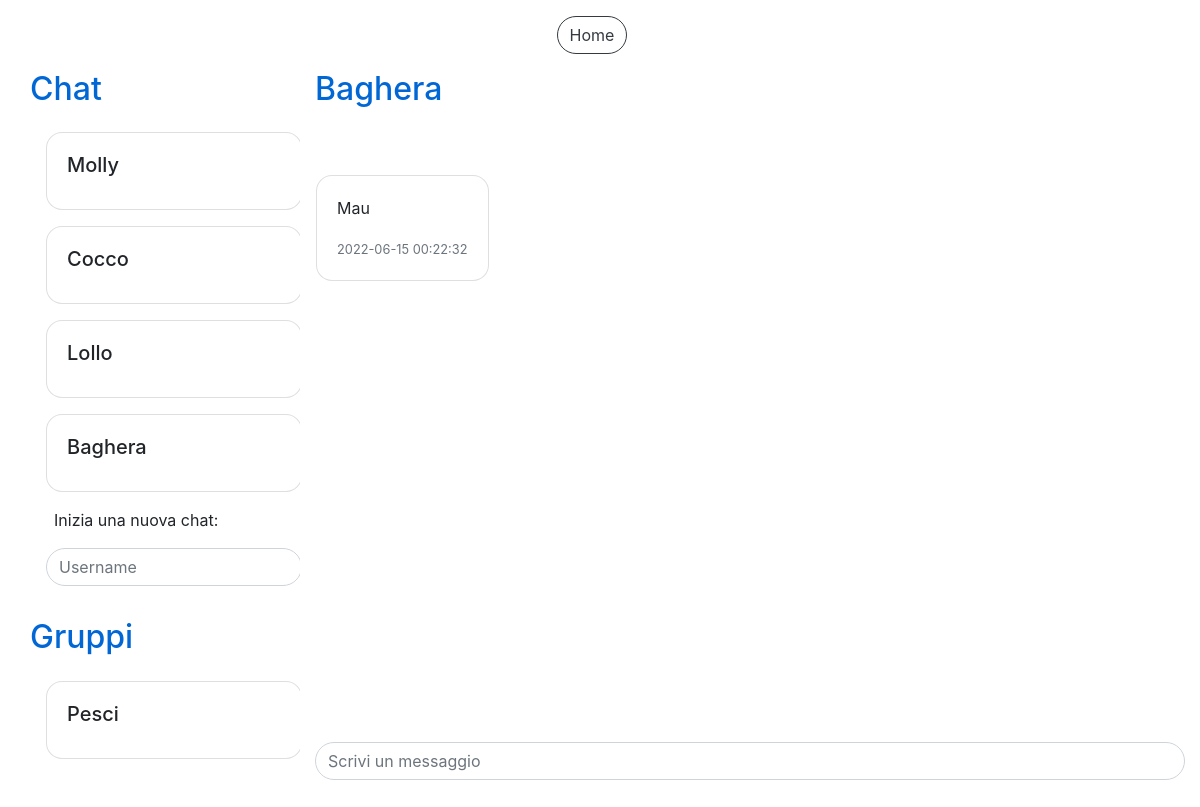
/chat.php?chatID=11 (signed in), run on an earlier commit of the app's database.
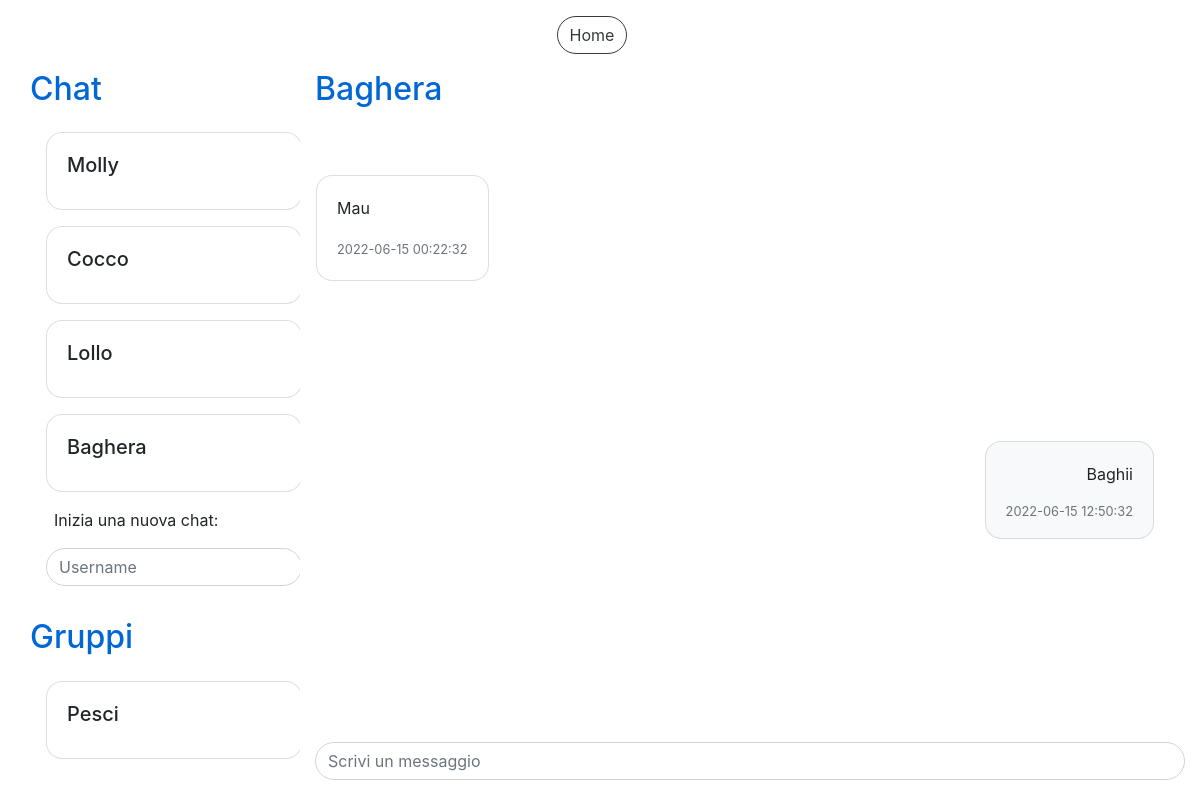
And on a later commit of the database.
### tables this page shows
CREATE TABLE `chats` (
  `IdChat` int(11) NOT NULL,
  `IdAccount1` int(11) NOT NULL,
  `IdAccount2` int(11) NOT NULL
);

CREATE TABLE `accounts` (
  `IdAccount` int(11) NOT NULL,
  `Username` varchar(40) NOT NULL,
  `Mail` varchar(40) NOT NULL,
  `Password` varchar(100) NOT NULL,
  `Canale` tinyint(1) NOT NULL,
  `NumeroIscritti` int(11) DEFAULT NULL
);

CREATE TABLE `appartenenze_gruppi` (
  `IdGruppo` int(11) NOT NULL,
  `IdAccount` int(11) NOT NULL
);

CREATE TABLE `gruppi` (
  `IdGruppo` int(11) NOT NULL,
  `NomeGruppo` varchar(40) NOT NULL
);

CREATE TABLE `messaggi` (
  `IdMessaggio` int(11) NOT NULL,
  `TestoMessaggio` varchar(200) NOT NULL,
  `DataInvio` datetime NOT NULL DEFAULT current_timestamp(),
  `IdChat` int(11) DEFAULT NULL,
  `IdGruppo` int(11) DEFAULT NULL,
  `IdAccount` int(11) NOT NULL
);

### chat.php (the view, shortened to what this page needs)
<!DOCTYPE html>
<html>
<head>
  <link rel="stylesheet" href="css/style.css">
  <link rel="stylesheet" href="css/custom_style.css">
</head>
<body style="overflow: hidden">
  <?php
    include("db.php");
  ?>
  <div class="container-fluid pt-3 h-100">
    <div class="row justify-content-center">
      <button type="button" class="btn btn-outline-dark mr-3" onclick="location.href='home.php'">Home</button>
    </div>
    <div class="row justify-content-center h-100">
      <div id="chatLeft" class="col-3 float-left" style="overflow: auto; height:90%">
        <h2 class="titleText mt-3">Chat</h2>
        <div id="chats" class="column" style="overflow: auto">
        <?php
          $sql="SELECT * FROM Chats c WHERE c.IdAccount1=".$_SESSION["loginID"]." OR c.IdAccount2=".$_SESSION["loginID"];
          $query=$db->prepare($sql);
          $query->execute();
          $ris=$query->fetchAll();
          foreach($ris as $row) {
            if($row["IdAccount1"] == $_SESSION["loginID"]) {
                $altroId = $row["IdAccount2"];
            } else {
                $altroId = $row["IdAccount1"];
            }
            $sql="SELECT * FROM Accounts WHERE IdAccount=".$altroId;
            $query=$db->prepare($sql);
            $query->execute();
            $risAltro=$query->fetch();
            echo '<div class="card m-3" style="width: 16rem;">
                    <div class="card-body" onclick="location.href=\'chat.php?chatID='.$row["IdChat"].'\'">
                      <h5 class="card-title">'.$risAltro["Username"].'</h5>
                    </div>
                  </div>';
          }
        ?>
          <div class="form-group mb-3 ml-3" style="width: 16rem;">
            <p class="ml-2">Inizia una nuova chat:</p>
            <input type="text" id="createChatText" class="form-control" onkeydown="new function(){
              if(event.key === 'Enter') window.location.href='chat.php?username='+document.getElementById('createChatText').value;
            }" placeholder="Username" required>
          </div>
        </div>
        <h2 class="titleText mt-3">Gruppi</h2>
        <div id="groups" class="column" style="overflow: auto">
        <?php
          $sql="SELECT * FROM Appartenenze_Gruppi WHERE IdAccount=".$_SESSION["loginID"];
          $query=$db->prepare($sql);
          $query->execute();
          $ris=$query->fetchAll();
          foreach($ris as $row) {
            $sql="SELECT * FROM Gruppi WHERE IdGruppo=".$row["IdGruppo"];
            $query=$db->prepare($sql);
            $query->execute();
            $risAltro=$query->fetch();
            echo '<div class="card m-3" style="width: 16rem;">
                    <div class="card-body" onclick="location.href=\'chat.php?groupID='.$row["IdGruppo"].'\'">
                      <h5 class="card-title">'.$risAltro["NomeGruppo"].'</h5>
                    </div>
                  </div>';
            }
        ?>
        </div>
        </div>
        <div id="chatRight" class="container-fluid row col-9 float-right h-100 mb-3">
        <?php
          if(isset($_GET["chatID"])){
            $id=$_GET["chatID"];
            $sql="SELECT * FROM Chats WHERE IdChat=".$id;
            $query=$db->prepare($sql);
            $query->execute();
            $ris=$query->fetch();
            if($ris == null || ($_SESSION["loginID"] != $ris["IdAccount1"] && $_SESSION["loginID"] != $ris["IdAccount2"])){
              echo '<h2 class="titleText mt-3">ID chat non valido</h2>';
            } else {
              if($ris["IdAccount1"] == $_SESSION["loginID"]) {
                $altroId = $ris["IdAccount2"];
              } else {
                  $altroId = $ris["IdAccount1"];
              }
              $sql="SELECT * FROM Accounts WHERE IdAccount=".$altroId;
              $query=$db->prepare($sql);
              $query->execute();
              $ris=$query->fetch();
              echo '<h2 class="titleText mt-3">'.$ris["Username"].'</h2>
                    <div id="messagesField" class="row w-100 pl-3 pr-3 pt-3" style="height: 69%; overflow: auto">';
              $sql="SELECT * FROM Messaggi WHERE IdChat=".$id." ORDER BY DataInvio";
              $query=$db->prepare($sql);
              $query->execute();
              $ris=$query->fetchAll();
              foreach($ris as $msg) {
                if($msg["IdAccount"] != $_SESSION["loginID"]){
                  echo '<div class="w-100">
                          <div class="card mb-2 w-auto" style="display:inline-block">
                            <div class="card-body w-auto">
                              <p class="card-text" style="display:inline-block">
                                '.$msg["TestoMessaggio"].'
                              </p><br>
                              <small class="text-muted">'. $msg["DataInvio"] .'</small>
                            </div>
                          </div>
                        </div>';
                } else {
                  echo '<div class="w-100">
                          <div class="card mb-2 w-auto float-right bg-light" style="display:inline-block">
                            <div class="card-body w-auto">
                              <p class="card-text float-right" style="display:inline-block; text-align:right">
                                '.$msg["TestoMessaggio"].'
                              </p><br>
                              <small class="text-muted float-right mb-3">'. $msg["DataInvio"] .'</small>
                            </div>
                          </div>
                        </div>';
                }
              }
              echo '</div>
                    <div class="form-group w-100 mb-3">
                      <input type="text" id="messageText" class="form-control" onkeydown="sendMessageChat()" placeholder="Scrivi un messaggio" required>
                    </div>';
            }
          }
        ?>
          </div>
        </div>
      </div>
</body>
</html>

### css/custom_style.css (style rules this page uses)
* { transition: 0.4s; }
div, h2, p { cursor: default; }
body { height: 100vh; overflow: auto; }
.btn,.form-control,.custom-select { border-radius: 2rem; }
.card { border-radius: 1rem; }
.titleText { color: #0067d5; }

What changed in the data, as far as the page shows it:
added messaggi: TestoMessaggio "Baghii", DataInvio "2022-06-15 12:50:32"
